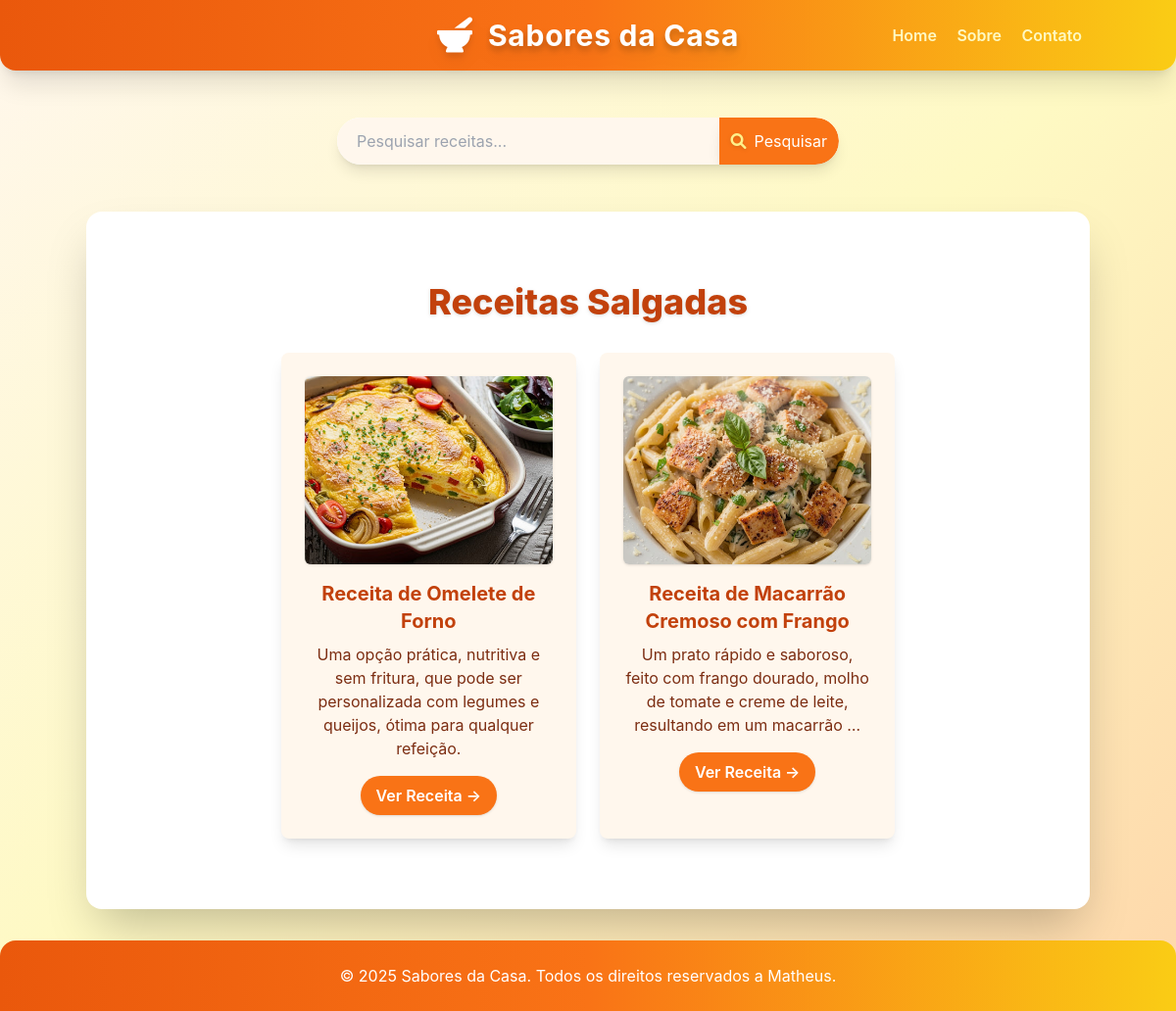
The page /receitas/categoria/salgadas/ on the database its author committed.
### receitas/models.py (models this page shows, shortened)
class Receita(models.Model):
    CATEGORIAS = [
        ("doces", "Doces"),
        ("salgadas", "Salgadas"),
        ("bebidas", "Bebidas"),
    ]
    title = models.CharField(max_length=200)
    description = models.TextField()
    ingredients = models.TextField()
    instructions = models.TextField()
    categoria = models.CharField(max_length=20, choices=CATEGORIAS, default="doces")
    image = models.ImageField(upload_to="receitas/images/", null=True, blank=True)
    created_at = models.DateTimeField(auto_now_add=True)
    updated_at = models.DateTimeField(auto_now=True)
    class Meta:
        verbose_name = "Receita"
        verbose_name_plural = "Receitas"
        ordering = ["-created_at"]

### receitas/views.py (the view)
# urls.py: path('categoria/<str:categoria>/', views.categoria_receitas, name='categoria_receitas'),
def categoria_receitas(request, categoria):
    receitas = Receita.objects.filter(categoria__iexact=categoria)
    return render(
        request,
        "receitas/categoria.html",
        {"categoria": categoria, "receitas": receitas},
    )

### receitas/templates/receitas/categoria.html (shortened to what this page needs)
{% extends 'receitas/base.html' %}
{% block content %}
<div class="text-center mt-12 mb-12">
    <h2 class="text-4xl font-extrabold mb-8 text-orange-700 drop-shadow">
        Receitas {{ categoria|title }}
    </h2>
    <div class="flex flex-wrap justify-center gap-6">
        {% for receita in receitas %}
            <div class="w-full sm:w-[calc(50%-1.5rem)] lg:w-[calc(33.333%-1.5rem)] bg-orange-50 p-6 rounded-lg shadow-lg hover:shadow-2xl transition-shadow duration-300 ease-in-out">
                {% if receita.image %}
                    <img src="{{ receita.image.url }}" alt="Imagem de {{ receita.title }}" class="w-full h-48 object-cover rounded-md mb-4 shadow">
                {% endif %}
                <h3 class="text-xl font-bold mb-2 text-orange-700">{{ receita.title }}</h3>
                <p class="text-orange-900 mb-4">{{ receita.description|truncatewords:20 }}</p>
                <a href="{% url 'receita_detail' receita.id %}" class="inline-block bg-orange-500 hover:bg-orange-600 text-white font-semibold py-2 px-4 rounded-full shadow transition-colors duration-300">
                    Ver Receita &rarr;
                </a>
            </div>
        {% empty %}
            <p class="text-center text-orange-500 col-span-full">Nenhuma receita encontrada nesta categoria.</p>
        {% endfor %}
    </div>
</div>
{% endblock %}

### receitas/templates/receitas/base.html (style rules this page uses)
body { font-family: 'Inter', sans-serif; }

### rows shown on the page
Receita: image (picture), title "Receita de Omelete de Forno", description "Uma opção prática, nutritiva e sem fritura, que pode ser personalizada com legumes e queijos, ótima para qualquer refeição."
Receita: image (picture), title "Receita de Macarrão Cremoso com Frango", description "Um prato rápido e saboroso, feito com frango dourado, molho de tomate e creme de leite, resultando em um macarrão …"

### other values the page prints
{{ categoria|title }} "Salgadas"
